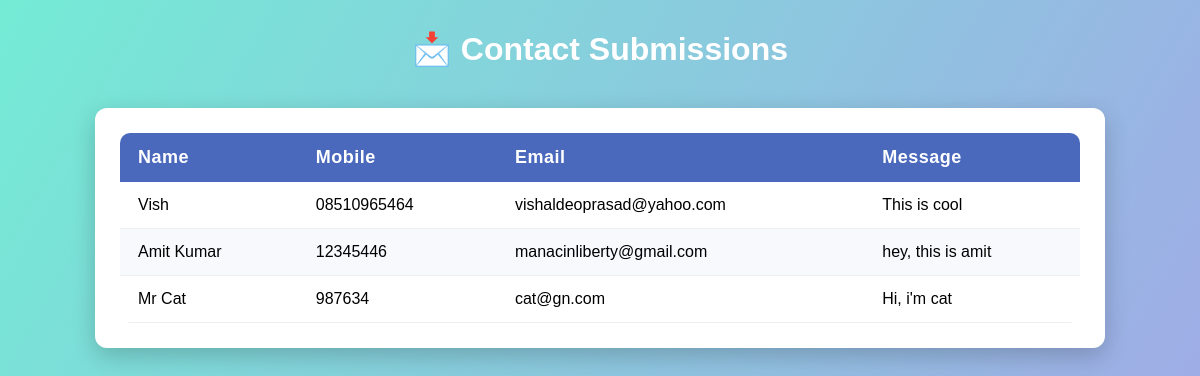
Screenshot of /contact_list/ with the database file from the repository.
### home/models.py (models this page shows, shortened)
class Contact(models.Model):
    name = models.CharField(max_length=30)
    mobile = models.CharField(max_length=15)
    email = models.EmailField()
    message = models.TextField()

### home/views.py (the view)
# urls.py: path("contact_list/", views.contact_list)
def contact_list(request):
    contacts = Contact.objects.all()
    data = {
        "contacts":contacts
    }
    return render(request, "contact_list.html", data)

### home/templates/contact_list.html (shortened to what this page needs)
<!DOCTYPE html>
<html>
<head>
</head>
<body>
<h1>📩 Contact Submissions</h1>
<div class="container">
    <table>
        <thead>
            <tr>
                <th>Name</th>
                <th>Mobile</th>
                <th>Email</th>
                <th>Message</th>
            </tr>
        </thead>
        <tbody>
            {% for contact in contacts %}
            <tr>
                <td>{{ contact.name }}</td>
                <td>{{ contact.mobile }}</td>
                <td>{{ contact.email }}</td>
                <td>{{ contact.message }}</td>
            </tr>
            {% empty %}
            <tr>
                <td colspan="4" class="empty">No contacts yet</td>
            </tr>
            {% endfor %}
        </tbody>
    </table>
</div>
</body>
</html>

### home/templates/contact_list.html (style rules this page uses)
body { font-family: Arial, Helvetica, sans-serif; background: linear-gradient(120deg,#74ebd5,#9face6); margin:0; padding:0; }
h1 { text-align:center; color:#fff; margin-top:30px; }
.container { width:80%; margin:40px auto; background:white; padding:25px; border-radius:12px; box-shadow:0 8px 25px rgba(0,0,0,0.2); }
table { width:100%; border-collapse:collapse; text-align:left; overflow:hidden; border-radius:10px; }
thead { background:#4a69bd; color:white; font-size:18px; }
th, td { padding:14px 18px; }
tbody tr { border-bottom:1px solid #eee; transition:0.3s; }
tbody tr:nth-child(even) { background:#f7f9fc; }
th { letter-spacing:0.5px; }

### rows the page displays
Contact: name "Vish", mobile "08510965464", email "vishaldeoprasad@yahoo.com", message "This is cool"
Contact: name "Amit Kumar", mobile "12345446", email "manacinliberty@gmail.com", message "hey, this is amit"
Contact: name "Mr Cat", mobile "987634", email "cat@gn.com", message "Hi, i'm cat"
